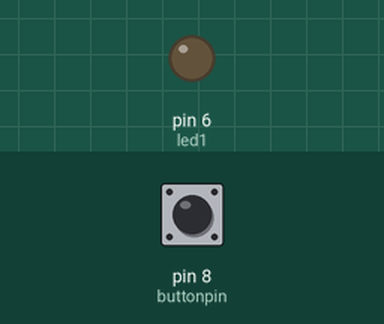
Recording of a sketch running on a simulated Arduino Uno, built with avr-gcc and run on an emulated ATmega328P. Shown: output pins drawn as LEDs (lit = HIGH). The test bench sets the inputs (shaded band); at power-on: pin 8 (buttonpin) LOW.

Above: at 1.2 s.
1.3 s: pin 8 (buttonpin) pulled HIGH for 0.15 s
At 1.37 s:
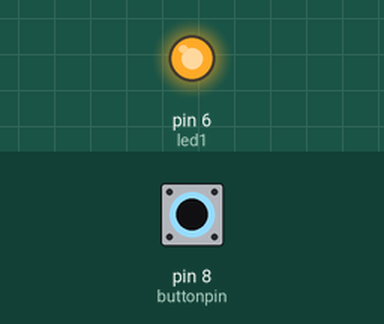
2.9 s: pin 8 (buttonpin) pulled HIGH for 3.2 s
At 6.4 s:
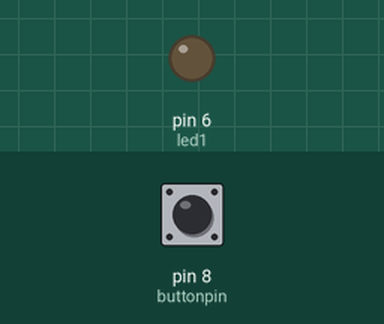
Timing chart, 0 to 7.9 s (numbered marks = the images above; inputs shaded):
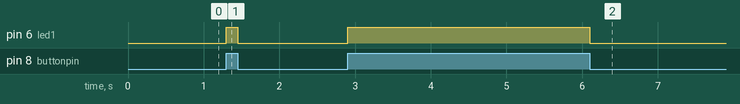

Measured:
- after the input at 1.3 s, pin 6 (led1): LOW → HIGH at once, → LOW 0.15 s later
- after the input at 2.9 s, pin 6 (led1): LOW → HIGH at once, → LOW 3.2 s later

The sketch:

button.ino
```cpp
int led1=6;
int buttonpin=8;
int buttonstate=0;
void setup()
{
  pinMode(led1, OUTPUT);
  pinMode(buttonpin,INPUT);
}

void loop()
{
  buttonstate=digitalRead(buttonpin);
  if(buttonstate==HIGH){
    digitalWrite(led1, HIGH);
  }
  else
  {
 	digitalWrite(led1, LOW);
  }
}
```
